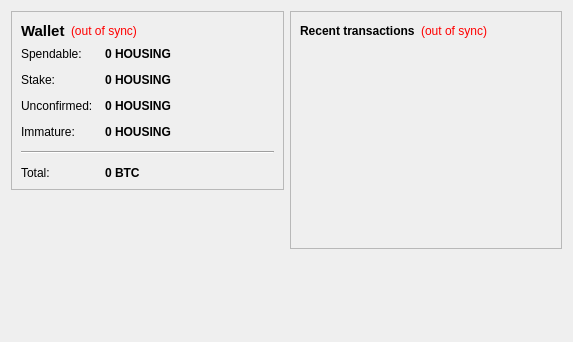
<?xml version="1.0" encoding="UTF-8"?>
<ui version="4.0">
 <class>OverviewPage</class>
 <widget class="QWidget" name="OverviewPage">
  <property name="geometry">
   <rect>
    <x>0</x>
    <y>0</y>
    <width>573</width>
    <height>342</height>
   </rect>
  </property>
  <property name="windowTitle">
   <string>Form</string>
  </property>
  <layout class="QHBoxLayout" name="horizontalLayout" stretch="1,1">
   <item>
    <layout class="QVBoxLayout" name="verticalLayout_2">
     <item>
      <widget class="QFrame" name="frame">
       <property name="frameShape">
        <enum>QFrame::StyledPanel</enum>
       </property>
       <property name="frameShadow">
        <enum>QFrame::Raised</enum>
       </property>
       <layout class="QVBoxLayout" name="verticalLayout_4">
        <item>
         <layout class="QHBoxLayout" name="horizontalLayout_4">
          <item>
           <widget class="QLabel" name="label_5">
            <property name="font">
             <font>
              <pointsize>11</pointsize>
              <weight>75</weight>
              <bold>true</bold>
             </font>
            </property>
            <property name="text">
             <string>Wallet</string>
            </property>
           </widget>
          </item>
          <item>
           <widget class="QLabel" name="labelWalletStatus">
            <property name="toolTip">
             <string>The displayed information may be out of date. Your wallet automatically synchronizes with the HOUSINGCOIN network after a connection is established, but this process has not completed yet.</string>
            </property>
            <property name="styleSheet">
             <string notr="true">QLabel { color: red; }</string>
            </property>
            <property name="text">
             <string notr="true">(out of sync)</string>
            </property>
            <property name="alignment">
             <set>Qt::AlignLeading|Qt::AlignLeft|Qt::AlignVCenter</set>
            </property>
           </widget>
          </item>
          <item>
           <spacer name="horizontalSpacer_2">
            <property name="orientation">
             <enum>Qt::Horizontal</enum>
            </property>
            <property name="sizeHint" stdset="0">
             <size>
              <width>40</width>
              <height>20</height>
             </size>
            </property>
           </spacer>
          </item>
         </layout>
        </item>
        <item>
         <layout class="QFormLayout" name="formLayout_2">
          <property name="fieldGrowthPolicy">
           <enum>QFormLayout::AllNonFixedFieldsGrow</enum>
          </property>
          <property name="horizontalSpacing">
           <number>12</number>
          </property>
          <property name="verticalSpacing">
           <number>12</number>
          </property>
          <item row="0" column="0">
           <widget class="QLabel" name="label">
            <property name="text">
             <string>Spendable:</string>
            </property>
           </widget>
          </item>
          <item row="0" column="1">
           <widget class="QLabel" name="labelBalance">
            <property name="font">
             <font>
              <weight>75</weight>
              <bold>true</bold>
             </font>
            </property>
            <property name="cursor">
             <cursorShape>IBeamCursor</cursorShape>
            </property>
            <property name="toolTip">
             <string>Your current spendable balance</string>
            </property>
            <property name="text">
             <string notr="true">0 HOUSING</string>
            </property>
            <property name="textInteractionFlags">
             <set>Qt::LinksAccessibleByMouse|Qt::TextSelectableByKeyboard|Qt::TextSelectableByMouse</set>
            </property>
           </widget>
          </item>
          <item row="1" column="0">
           <widget class="QLabel" name="label_6">
            <property name="text">
             <string>Stake:</string>
            </property>
           </widget>
          </item>
          <item row="1" column="1">
           <widget class="QLabel" name="labelStake">
            <property name="font">
             <font>
              <weight>75</weight>
              <bold>true</bold>
             </font>
            </property>
            <property name="cursor">
             <cursorShape>IBeamCursor</cursorShape>
            </property>
            <property name="toolTip">
             <string>Total of coins that was staked, and do not yet count toward the current balance</string>
            </property>
            <property name="text">
             <string notr="true">0 HOUSING</string>
            </property>
            <property name="textInteractionFlags">
             <set>Qt::LinksAccessibleByMouse|Qt::TextSelectableByKeyboard|Qt::TextSelectableByMouse</set>
            </property>
           </widget>
          </item>
          <item row="2" column="0">
           <widget class="QLabel" name="label_3">
            <property name="text">
             <string>Unconfirmed:</string>
            </property>
           </widget>
          </item>
          <item row="2" column="1">
           <widget class="QLabel" name="labelUnconfirmed">
            <property name="font">
             <font>
              <weight>75</weight>
              <bold>true</bold>
             </font>
            </property>
            <property name="cursor">
             <cursorShape>IBeamCursor</cursorShape>
            </property>
            <property name="toolTip">
             <string>Total of transactions that have yet to be confirmed, and do not yet count toward the current balance</string>
            </property>
            <property name="text">
             <string notr="true">0 HOUSING</string>
            </property>
            <property name="textInteractionFlags">
             <set>Qt::LinksAccessibleByMouse|Qt::TextSelectableByKeyboard|Qt::TextSelectableByMouse</set>
            </property>
           </widget>
          </item>
          <item row="3" column="0">
           <widget class="QLabel" name="labelImmatureText">
            <property name="text">
             <string>Immature:</string>
            </property>
           </widget>
          </item>
          <item row="3" column="1">
           <widget class="QLabel" name="labelImmature">
            <property name="font">
             <font>
              <weight>75</weight>
              <bold>true</bold>
             </font>
            </property>
            <property name="toolTip">
             <string>Mined balance that has not yet matured</string>
            </property>
            <property name="text">
             <string notr="true">0 HOUSING</string>
            </property>
            <property name="textInteractionFlags">
             <set>Qt::LinksAccessibleByMouse|Qt::TextSelectableByKeyboard|Qt::TextSelectableByMouse</set>
            </property>
           </widget>
          </item>
          <item row="4" column="0" colspan="2">
           <widget class="Line" name="line">
            <property name="orientation">
             <enum>Qt::Horizontal</enum>
            </property>
           </widget>
          </item>
          <item row="5" column="0">
           <widget class="QLabel" name="labelTotalText">
            <property name="text">
             <string>Total:</string>
            </property>
           </widget>
          </item>
          <item row="5" column="1">
           <widget class="QLabel" name="labelTotal">
            <property name="font">
             <font>
              <weight>75</weight>
              <bold>true</bold>
             </font>
            </property>
            <property name="cursor">
             <cursorShape>IBeamCursor</cursorShape>
            </property>
            <property name="toolTip">
             <string>Your current total balance</string>
            </property>
            <property name="text">
             <string notr="true">0 BTC</string>
            </property>
            <property name="textInteractionFlags">
             <set>Qt::LinksAccessibleByMouse|Qt::TextSelectableByKeyboard|Qt::TextSelectableByMouse</set>
            </property>
           </widget>
          </item>
         </layout>
        </item>
       </layout>
      </widget>
     </item>
     <item>
      <spacer name="verticalSpacer">
       <property name="orientation">
        <enum>Qt::Vertical</enum>
       </property>
       <property name="sizeHint" stdset="0">
        <size>
         <width>20</width>
         <height>40</height>
        </size>
       </property>
      </spacer>
     </item>
    </layout>
   </item>
   <item>
    <layout class="QVBoxLayout" name="verticalLayout_3">
     <item>
      <widget class="QFrame" name="frame_2">
       <property name="frameShape">
        <enum>QFrame::StyledPanel</enum>
       </property>
       <property name="frameShadow">
        <enum>QFrame::Raised</enum>
       </property>
       <layout class="QVBoxLayout" name="verticalLayout">
        <item>
         <layout class="QHBoxLayout" name="horizontalLayout_2">
          <item>
           <widget class="QLabel" name="label_4">
            <property name="text">
             <string>&lt;b&gt;Recent transactions&lt;/b&gt;</string>
            </property>
           </widget>
          </item>
          <item>
           <widget class="QLabel" name="labelTransactionsStatus">
            <property name="toolTip">
             <string>The displayed information may be out of date. Your wallet automatically synchronizes with the HOUSINGCOIN network after a connection is established, but this process has not completed yet.</string>
            </property>
            <property name="styleSheet">
             <string notr="true">QLabel { color: red; }</string>
            </property>
            <property name="text">
             <string notr="true">(out of sync)</string>
            </property>
            <property name="alignment">
             <set>Qt::AlignRight|Qt::AlignTrailing|Qt::AlignVCenter</set>
            </property>
           </widget>
          </item>
          <item>
           <spacer name="horizontalSpacer">
            <property name="orientation">
             <enum>Qt::Horizontal</enum>
            </property>
            <property name="sizeHint" stdset="0">
             <size>
              <width>40</width>
              <height>20</height>
             </size>
            </property>
           </spacer>
          </item>
         </layout>
        </item>
        <item>
         <widget class="QListView" name="listTransactions">
          <property name="styleSheet">
           <string notr="true">QListView { background: transparent; }</string>
          </property>
          <property name="frameShape">
           <enum>QFrame::NoFrame</enum>
          </property>
          <property name="verticalScrollBarPolicy">
           <enum>Qt::ScrollBarAlwaysOff</enum>
          </property>
          <property name="horizontalScrollBarPolicy">
           <enum>Qt::ScrollBarAlwaysOff</enum>
          </property>
          <property name="selectionMode">
           <enum>QAbstractItemView::NoSelection</enum>
          </property>
         </widget>
        </item>
       </layout>
      </widget>
     </item>
     <item>
      <spacer name="verticalSpacer_2">
       <property name="orientation">
        <enum>Qt::Vertical</enum>
       </property>
       <property name="sizeHint" stdset="0">
        <size>
         <width>20</width>
         <height>40</height>
        </size>
       </property>
      </spacer>
     </item>
    </layout>
   </item>
  </layout>
 </widget>
 <resources/>
 <connections/>
</ui>
